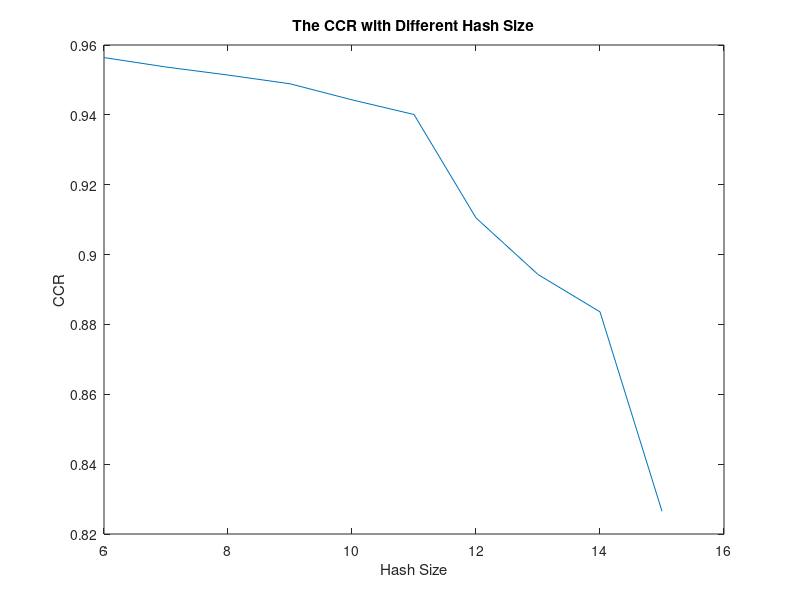
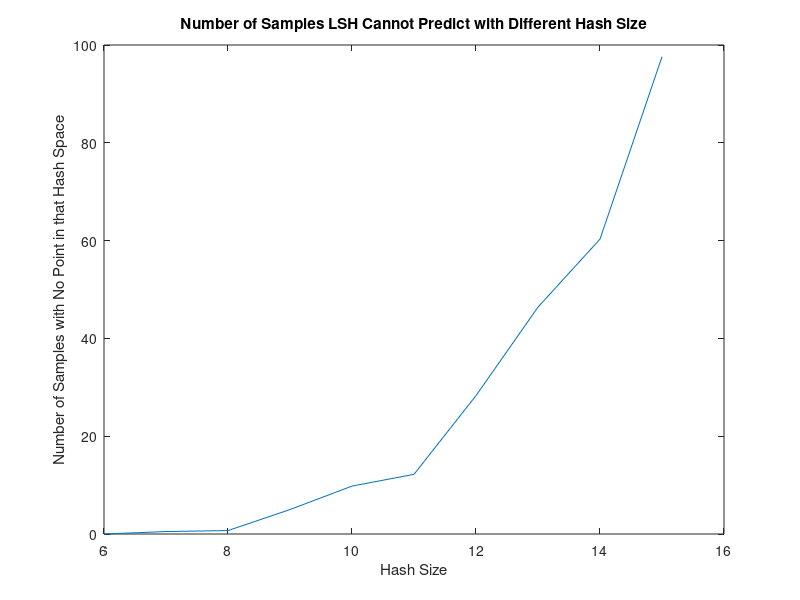
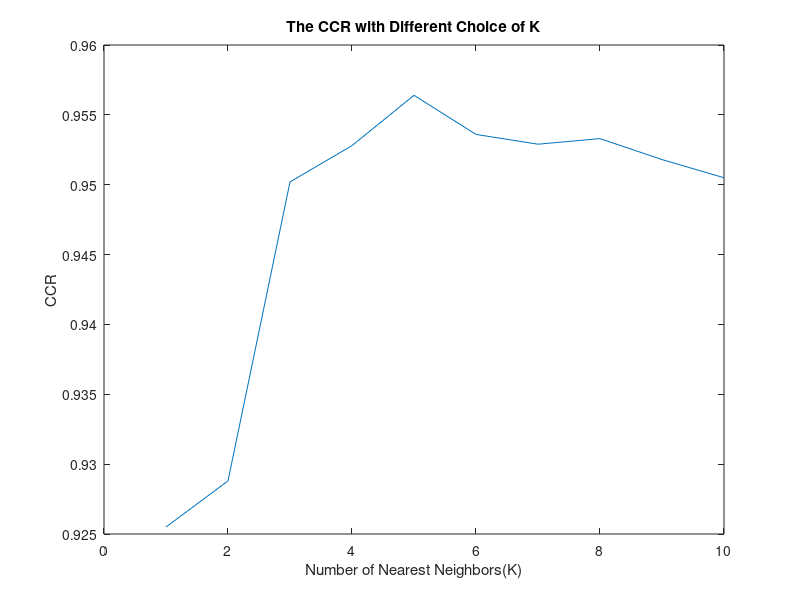
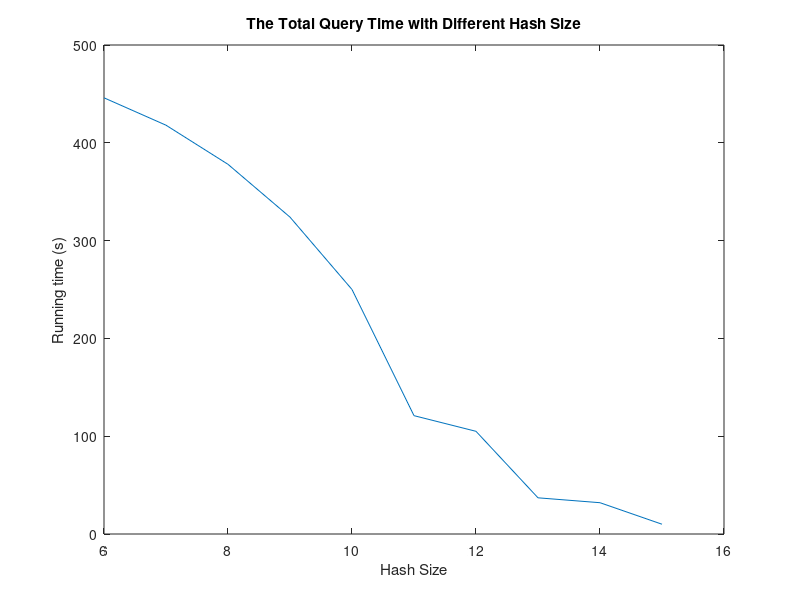

MATLAB code to generate these figures, in order:
% CCR1 = [0.9564,0.9457,0.9319,0.9356,0.9311,0.9431,0.9055,0.8843,0.9136,0.8765];
% n_err1 = [0,1,0,5,15,4,51,56,35,90];
% 
% CCR2 = [0.9522,0.9517,0.9248,0.9431,0.9384,0.9123,0.9355,0.9228,0.8998,0.94];
% n_err2 = [0,0,3,5,1,38,12,33,60,22];
% time2 = [507,541,63,324,311,130,210,188,82,468];

hash_size = 6:15;
CCR = [0.9564,0.9537,0.9514,0.9489,0.9443,0.9401,0.9105,0.8943,0.8836,0.8265];
n_err = [0,0.5,0.7,5.0,9.8,12.2,28.3,46.4,60.3,97.6];
figure
plot(hash_size,CCR);
xlabel('Hash Size')
ylabel('CCR')
title('The CCR with Different Hash Size')

figure
plot(hash_size,n_err);
xlabel('Hash Size')
ylabel('Number of Samples with No Point in that Hash Space')
title('Number of Samples LSH Cannot Predict with Different Hash Size')

CCR_for_dif_k = [0.9255,0.9288,0.9502,0.9528,0.9564,0.9536,0.9529,0.9533,0.9518,0.9505];
figure
plot(1:10,CCR_for_dif_k)
xlabel('Number of Nearest Neighbors(K)')
ylabel('CCR')
title('The CCR with Different Choice of K')

time = [446,418,378,324,250,121,105,37,32,10];
figure
plot(hash_size,time)
xlabel('Hash Size')
ylabel('Running time (s)')
title('The Total Query Time with Different Hash Size')

kdtccr = [0.9564,0.9513,0.9621,0.9613,0.9639,0.9630,0.9647,0.9642,0.9647,0.9640];
figure
plot(1:10,kdtccr)
xlabel('Number of Dimension(K)')
ylabel('CCR')
title('The KD-Tree CCR with Different Choice of K')
